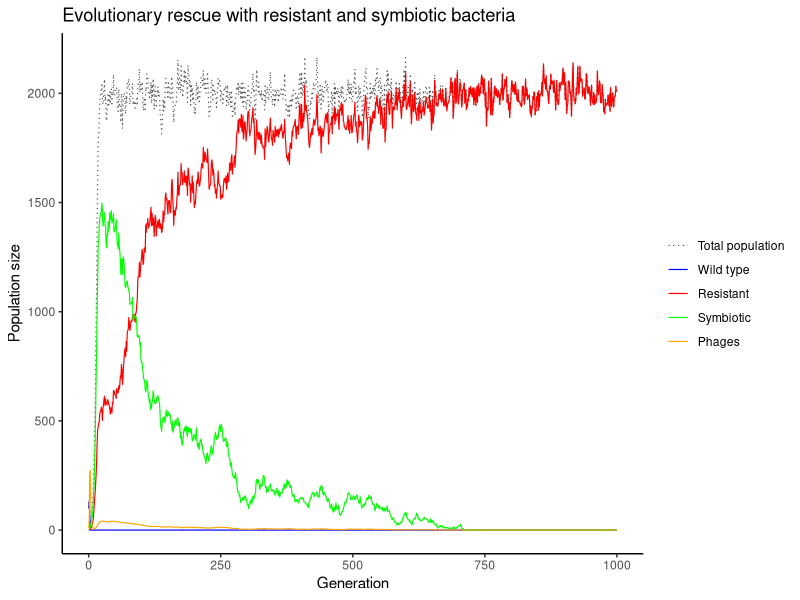

This figure's R source: (Note: this script raises an error after producing the figure.)
## ---- chunk 1
simulate_one_gen <- function(N_wt, N_r, N_s, N_p, infection_prob, induction_prob, symbiosis_prob, mut_rate, cost_r, growth_rate, K, P_decline, P_prod) {
   
  N_tot <- N_wt + N_r + N_s
  
  # intrinsic growth without losses
  r0 <- growth_rate - 1
  
  # growth rate of each type minus its specific loss 
  rho_wt <- r0 - infection_prob * N_p # includes phage population effect
  rho_r <- r0 - cost_r
  rho_s <- r0 - induction_prob
  
  # logistic growth: crowding reduces all types by the same amount --> note that deleterious effect is less strong on wt at lower density --> could exist longer at lower K
  mean_wt <- N_wt * max(0, 1 + rho_wt - r0 * N_tot / K)
  mean_r <- N_r * max(0, 1 + rho_r - r0 * N_tot / K)
  mean_s <- N_s * max(0, 1 + rho_s - r0 * N_tot / K)
  
  # Claude input: offspring (Poisson)
  offsp_wt <- rpois(1, mean_wt)
  offsp_r  <- rpois(1, mean_r)
  offsp_s  <- rpois(1, mean_s)
  
  # wt bacteria (offspring) either get infected (& die) or do symbiosis or stay 
  prob_r = mut_rate
  prob_s = min(symbiosis_prob * N_p, 1 - prob_r) # includes phage population effect
  prob_wt <- max(0,1 - prob_r - prob_s)
  
  outcome <- rmultinom(1,offsp_wt,c(prob_r, prob_s, prob_wt))
  
  n_resistant <- outcome[1]
  n_symbiotic <- outcome[2]
  n_wt <- outcome[3]
  
  # Claude input: new population sizes of wild type, resistant and symbiotes
  N_wt_new <- n_wt
  N_r_new  <- offsp_r + n_resistant
  N_s_new  <- offsp_s + n_symbiotic
  
  # phage population growth
  infections = min(N_wt, infection_prob * N_p * N_wt)
  inductions = induction_prob * N_s
  P_new = N_p * (1 + P_decline) + P_prod * (infections + inductions)

  return(c(N_wt_new, N_r_new, N_s_new, P_new))
}


# Test the function
N_wt <- 1000
N_r <- 0
N_s <- 0
N_p <- 5
infection_prob <- 0.0005
induction_prob <- 0.001
symbiosis_prob <-0
cost_r <- 0.1
growth_rate <- 1.5
mut_rate <- 0.1
K <- 2000
P_decline <- -0.5
P_prod <- 1



print(simulate_one_gen(N_wt, N_r, N_s, N_p, infection_prob, induction_prob, symbiosis_prob, mut_rate, cost_r, growth_rate, K, P_decline, P_prod))
## ---- chunk 2
simulate_pop <- function(N_init_wt, N_init_r, N_init_s, N_init_p, infection_prob, induction_prob, symbiosis_prob, mut_rate, cost_r, growth_rate, t_max, K, P_decline, P_prod) {
 
  
  # Create the vector in which to save the results
  pop_vector <- c(N_init_wt, N_init_r, N_init_s, N_init_p)
  # initiate the variables
  pop_new <- c(N_init_wt, N_init_r, N_init_s, N_init_p) 

  # run the simulation until generation t_max
  for (i in 1:t_max) {
    # redefine the current population one generation later
    pop_new <- simulate_one_gen(pop_new[1],pop_new[2], pop_new[3], pop_new[4], infection_prob, induction_prob, symbiosis_prob, mut_rate, cost_r, growth_rate, K, P_decline, P_prod)
    # add the new population sizes to the output vector
    pop_vector <- rbind(pop_vector,pop_new)
    # condition to stop the simulation before t_max: the bacteria population goes extinct
    if (pop_new[1]+pop_new[2]+pop_new[3]==0) break
  }
  
  # define the row and column names of the output vector
  rownames(pop_vector) <- (0:t_max)[1:length(pop_vector[,1])] # note that the vector has to be cut if the simulation stopped early
  colnames(pop_vector) <- c("wt","r", "s", "p")
  # return the result
  return(pop_vector)	
}


# Test the function and plot the result
# set t_max to a value to be used througout
max_gen <- 1000
# set each parameter
N_init_wt <- 100
N_init_r <- 0
N_init_s <- 0
N_init_p <- 10
infection_prob <- 0.02
induction_prob <- 0.007 # change this
symbiosis_prob <- 0.002 
cost_r <- 0.00001 # this
growth_rate <- 1.5
mut_rate <- 0.003 
K <- 2000
P_decline <- -0.5
P_prod <- 2

# create your simulation data
output <- simulate_pop(N_init_wt, N_init_r, N_init_s, N_init_p, infection_prob, induction_prob, symbiosis_prob, mut_rate, cost_r, growth_rate, max_gen, K, P_decline, P_prod)
# show the last few lines of the data table
print(tail(output))


# plot the output - note that the plot range and the x axis have to be adjusted based on the length of the table
# determine x axis range 
x_range <- 0:(length(output[,1])-1)

# plotting with ggplot
library(ggplot2)
library(tidyr)
library(dplyr)
library(tibble)

# Convert simulation output into a data frame
output_df <- as.data.frame(output) %>%
  mutate(Generation = as.numeric(rownames(output))) %>%
  mutate(Total = wt + r + s) 

# Reshape data for ggplot
plot_data <- output_df %>%
  pivot_longer(
    cols = c(Total, wt, r, s, p),
    names_to = "Population",
    values_to = "Size"
  ) %>%
  mutate(
    Population = factor(
      Population,
      levels = c("Total", "wt", "r", "s", "p"),
      labels = c(
        "Total population",
        "Wild type",
        "Resistant",
        "Symbiotic",
        "Phages"
      )
    )
  )


# Plot population trajectories
ggplot(
  plot_data,
  aes(
    x = Generation,
    y = Size,
    colour = Population,
    linetype = Population,
    alpha = Population
  )
) +
  geom_line(linewidth = 0.4) +
  scale_colour_manual(
    values = c(
      "Total population" = "black",
      "Wild type" = "blue",
      "Resistant" = "red",
      "Symbiotic" = "green",
      "Phages" = "orange"
    )
  ) +
  scale_linetype_manual(
    values = c(
      "Total population" = "dotted",
      "Wild type" = "solid",
      "Resistant" = "solid",
      "Symbiotic" = "solid",
      "Phages" = "solid"
    )
  ) +
  scale_alpha_manual(
    values = c(
      "Total population" = 0.7,
      "Wild type" = 1,
      "Resistant" = 1,
      "Symbiotic" = 1,
      "Phages" = 1
    )
  ) +
  labs(
    x = "Generation",
    y = "Population size",
    colour = NULL,
    linetype = NULL,
    alpha = NULL
  ) +
  ggtitle("Evolutionary rescue with resistant and symbiotic bacteria") +
  theme_classic() +
  theme(
    legend.position = "right",
    legend.justification = "center",
    legend.background = element_blank()
  )

## ---- chunk 3
# set some parameters to fixed values
max_gen <- 1000
N_init_wt <- 100
N_init_r <- 0
N_init_s <- 0
N_init_p <- 10
infection_prob <- 0.02
symbiosis_prob <- 0.004 
growth_rate <- 1.5
mut_rate <- 0.003 
K <- 1000
P_decline <- -0.5
P_prod <- 3

# determine how often to run the simulation for each set of parameters
no_replicates <- 100

# set parameters to vary
induction_prob = c(0.004, 0.007, 0.01) #steps of 0.003
cost_r = c(0.000005, 0.00001, 0.000015) #steps of 0.000005

# initialize data table - where to collect the results
data_table <- c()
# run the simulation across all chosen parameters
# loop over decay rates
for(ival in induction_prob){
  # loop over selection coefficients
  for(cval in cost_r){
    # different way of running many simulations: make replicates using "repeat" function with a counter i
    # reset counter
    i<-1
    repeat {
      # increase counter by one
      i<-i+1
      # run the simulation once
      one_run <- simulate_pop(N_init_wt, N_init_r, N_init_s, N_init_p, infection_prob, induction_prob, symbiosis_prob, mut_rate, cost_r, growth_rate, max_gen, K, P_decline, P_prod)
      # determine total population sizes
      #  total_size <- one_run[,1]+one_run[,2]+one_run[,3]
      
      
      
      # determine minimum population size
      min_size <- min(total_size)
      # determine (first) generation at which this population size occurred
      min_gen <- as.numeric(which(total_size==min_size)[1])
      # enter the data into the table
      data_table <- rbind(data_table,c(rval,sval,min_gen,min_size)) # note that we add the varying parameters (decay rate and selection coefficient) to the table too
      # stop the repeated computation after no_replicates times
      if(i>no_replicates) break
    }
  }
}
# define column names of data table
colnames(data_table) <- c("r","s","min_gen","no_min")
# show the first lines of the output
print(head(data_table))
## ---- chunk 4
# set some parameters to fixed values
max_gen <- 1000
N_init_wt <- 100
N_init_r <- 0
N_init_s <- 0
N_init_p <- 10
infection_prob <- 0.02
symbiosis_prob <- 0.002 
growth_rate <- 1.5
mut_rate <- 0.003 
K <- 2000
P_decline <- -0.5
P_prod <- 3

# determine how often to run the simulation for each set of parameters
no_replicates <- 100

# set parameters to vary
induction_prob = 0.007 #steps of 0.003
cost_r = c(0.000005, 0.00001, 0.000015) #steps of 0.000005 --> change this to steps of 0.000001

# initialize data table - where to collect the results
 data_table <- c()


# run the simulation across  chosen parameter: cost_r
  # loop over selection coefficients
  for(cval in cost_r){
    # different way of running many simulations: make replicates using "repeat" function with a counter i
    # reset counter
    i<-1
    repeat {
      # increase counter by one
      i<-i+1
      # run the simulation once with changing parameter
      one_run <- simulate_pop(N_init_wt, N_init_r, N_init_s, N_init_p, infection_prob, induction_prob, symbiosis_prob, mut_rate, cval, growth_rate, max_gen, K, P_decline, P_prod)
      
      # Record population sizes at the final simulated generation
      final_sizes <- as.numeric(tail(one_run, 1))
      
      # add current result of current iteration to datatable
      data_table <- rbind(data_table,c(cval,final_sizes[1],final_sizes[2],final_sizes[3],final_sizes[4] )) # note that we add the varying parameters to the table too

     # note that we add the varying parameters to the table too
      # stop the repeated computation after no_replicates times
      if(i>no_replicates) break
    }
}
# define column names of data table
colnames(data_table) <- c("cost_r", "wt", "r", "s", "p")
# show the first lines of the output
print(head(data_table))


## determine outcomes
# convert to dataframe
outcomes = as.data.frame(data_table)
outcomes$outcome <- NA_character_

for (i in seq_len(nrow(outcomes))) {
  wt <- outcomes[i, "wt"]
  r  <- outcomes[i, "r"]
  s  <- outcomes[i, "s"]

  if (wt == 0 & r == 0 & s == 0) {
    outcomes$outcome[i] <- "extinction"
  } else if (wt > 0 & r == 0 & s == 0) {
    outcomes$outcome[i] <- "wt wins"
  } else if (r > 0 & wt == 0 & s == 0) {
    outcomes$outcome[i] <- "r wins"
  } else if (s > 0 & wt == 0 & r == 0) {
    outcomes$outcome[i] <- "s wins"
  } else {
    outcomes$outcome[i] <- "coexistence"
  }
}

print(head(outcomes))


## plot outcomes

# treat cost_r as a categorical axis (only three values)
outcomes$cost_r <- factor(outcomes$cost_r)

# fix the order of the five outcomes so colours are consistent
outcomes$outcome <- factor(outcomes$outcome,
  levels = c("extinction", "wt wins", "r wins", "s wins", "coexistence"))

ggplot(outcomes, aes(x = cost_r, fill = outcome)) +
  geom_bar(position = "fill") +
  scale_y_continuous(labels = scales::percent) +
  scale_fill_manual(values = c("extinction"  = "grey50",
                               "wt wins"     = "#E69F00",
                               "r wins"      = "#0072B2",
                               "s wins"      = "#009E73",
                               "coexistence" = "#CC79A7"),
                    drop = FALSE) +
  labs(x = "Cost of resistance (cost_r)", y = "Proportion of replicates", fill = "Outcome") +
  theme_minimal()
 
